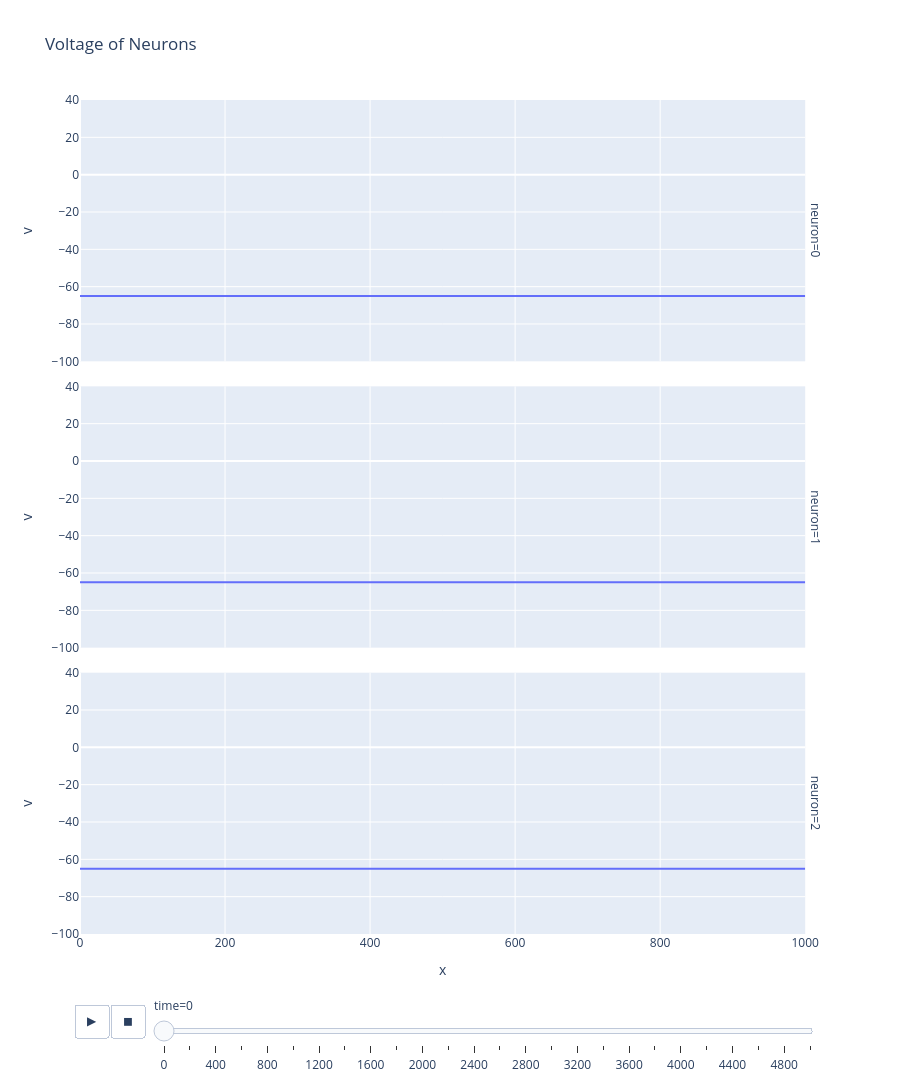

Notebook code for this chart:
### Code cell
fig = px.line(df, x="x", y="v", animation_frame="time", title="Voltage of Neurons", facet_row="neuron", range_y=[-100, 40])
fig.update_layout(height=1200)
fig.show()

### Figure 1 — Plotly figure (JSON) as saved in the notebook; plotly's stock layout.template omitted (floating-point values rounded to 4 significant figures)
{"data": [{"hovertemplate": "time=0<br>neuron=0<br>x=%{x}<br>v=%{y}<extra></extra>", "legendgroup": "", "line": {"color": "#636efa", "dash": "solid"}, "marker": {"symbol": "circle"}, "mode": "lines", "name": "", "orientation": "v", "showlegend": false, "type": "scatter", "x": [0.0, 20.0, 40.0, 60.0, 80.0, 100.0, 120.0, 140.0, 160.0, 180.0, 200.0, 220.0, 240.0, 260.0, 280.0, 300.0, 320.0, 340.0, 360.0, 380.0, 400.0, 420.0, 440.0, 460.0, 480.0, 500.0, 520.0, 540.0, 560.0, 580.0, 600.0, 620.0, 640.0, 660.0, 680.0, 700.0, 720.0, 740.0, 760.0, 780.0, 800.0, 820.0, 840.0, 860.0, 880.0, 900.0, 920.0, 940.0, 960.0, 980.0, 1000.0], "xaxis": "x3", "y": [-65.0, -65.0, -65.0, -65.0, -65.0, -65.0, -65.0, -65.0, -65.0, -65.0, -65.0, -65.0, -65.0, -65.0, -65.0, -65.0, -65.0, -65.0, -65.0, -65.0, -65.0, -65.0, -65.0, -65.0, -65.0, -65.0, -65.0, -65.0, -65.0, -65.0, -65.0, -65.0, -65.0, -65.0, -65.0, -65.0, -65.0, -65.0, -65.0, -65.0, -65.0, -65.0, -65.0, -65.0, -65.0, -65.0, -65.0, -65.0, -65.0, -65.0, -65.0], "yaxis": "y3"}, {"hovertemplate": "time=0<br>neuron=1<br>x=%{x}<br>v=%{y}<extra></extra>", "legendgroup": "", "line": {"color": "#636efa", "dash": "solid"}, "marker": {"symbol": "circle"}, "mode": "lines", "name": "", "orientation": "v", "showlegend": false, "type": "scatter", "x": [0.0, 20.0, 40.0, 60.0, 80.0, 100.0, 120.0, 140.0, 160.0, 180.0, 200.0, 220.0, 240.0, 260.0, 280.0, 300.0, 320.0, 340.0, 360.0, 380.0, 400.0, 420.0, 440.0, 460.0, 480.0, 500.0, 520.0, 540.0, 560.0, 580.0, 600.0, 620.0, 640.0, 660.0, 680.0, 700.0, 720.0, 740.0, 760.0, 780.0, 800.0, 820.0, 840.0, 860.0, 880.0, 900.0, 920.0, 940.0, 960.0, 980.0, 1000.0], "xaxis": "x2", "y": [-65.0, -65.0, -65.0, -65.0, -65.0, -65.0, -65.0, -65.0, -65.0, -65.0, -65.0, -65.0, -65.0, -65.0, -65.0, -65.0, -65.0, -65.0, -65.0, -65.0, -65.0, -65.0, -65.0, -65.0, -65.0, -65.0, -65.0, -65.0, -65.0, -65.0, -65.0, -65.0, -65.0, -65.0, -65.0, -65.0, -65.0, -65.0, -65.0, -65.0, -65.0, -65.0, -65.0, -65.0, -65.0, -65.0, -65.0, -65.0, -65.0, -65.0, -65.0], "yaxis": "y2"}, {"hovertemplate": "time=0<br>neuron=2<br>x=%{x}<br>v=%{y}<extra></extra>", "legendgroup": "", "line": {"color": "#636efa", "dash": "solid"}, "marker": {"symbol": "circle"}, "mode": "lines", "name": "", "orientation": "v", "showlegend": false, "type": "scatter", "x": [0.0, 20.0, 40.0, 60.0, 80.0, 100.0, 120.0, 140.0, 160.0, 180.0, 200.0, 220.0, 240.0, 260.0, 280.0, 300.0, 320.0, 340.0, 360.0, 380.0, 400.0, 420.0, 440.0, 460.0, 480.0, 500.0, 520.0, 540.0, 560.0, 580.0, 600.0, 620.0, 640.0, 660.0, 680.0, 700.0, 720.0, 740.0, 760.0, 780.0, 800.0, 820.0, 840.0, 860.0, 880.0, 900.0, 920.0, 940.0, 960.0, 980.0, 1000.0], "xaxis": "x", "y": [-65.0, -65.0, -65.0, -65.0, -65.0, -65.0, -65.0, -65.0, -65.0, -65.0, -65.0, -65.0, -65.0, -65.0, -65.0, -65.0, -65.0, -65.0, -65.0, -65.0, -65.0, -65.0, -65.0, -65.0, -65.0, -65.0, -65.0, -65.0, -65.0, -65.0, -65.0, -65.0, -65.0, -65.0, -65.0, -65.0, -65.0, -65.0, -65.0, -65.0, -65.0, -65.0, -65.0, -65.0, -65.0, -65.0, -65.0, -65.0, -65.0, -65.0, -65.0], "yaxis": "y"}], "layout": {"annotations": [{"font": {}, "showarrow": false, "text": "neuron=2", "textangle": 90, "x": 0.98, "xanchor": "left", "xref": "paper", "y": 0.1567, "yanchor": "middle", "yref": "paper"}, {"font": {}, "showarrow": false, "text": "neuron=1", "textangle": 90, "x": 0.98, "xanchor": "left", "xref": "paper", "y": 0.5, "yanchor": "middle", "yref": "paper"}, {"font": {}, "showarrow": false, "text": "neuron=0", "textangle": 90, "x": 0.98, "xanchor": "left", "xref": "paper", "y": 0.8433, "yanchor": "middle", "yref": "paper"}], "height": 1200, "legend": {"tracegroupgap": 0}, "sliders": [{"active": 0, "currentvalue": {"prefix": "time="}, "len": 0.9, "pad": {"b": 10, "t": 60}, "steps": [{"args": [["0"], {"frame": {"duration": 0, "redraw": false}, "fromcurrent": true, "mode": "immediate", "transition": {"duration": 0, "easing": "linear"}}], "label": "0", "method": "animate"}, {"args": [["200"], {"frame": {"duration": 0, "redraw": false}, "fromcurrent": true, "mode": "immediate", "transition": {"duration": 0, "easing": "linear"}}], "label": "200", "method": "animate"}, {"args": [["400"], {"frame": {"duration": 0, "redraw": false}, "fromcurrent": true, "mode": "immediate", "transition": {"duration": 0, "easing": "linear"}}], "label": "400", "method": "animate"}, {"args": [["600"], {"frame": {"duration": 0, "redraw": false}, "fromcurrent": true, "mode": "immediate", "transition": {"duration": 0, "easing": "linear"}}], "label": "600", "method": "animate"}, {"args": [["800"], {"frame": {"duration": 0, "redraw": false}, "fromcurrent": true, "mode": "immediate", "transition": {"duration": 0, "easing": "linear"}}], "label": "800", "method": "animate"}, {"args": [["1000"], {"frame": {"duration": 0, "redraw": false}, "fromcurrent": true, "mode": "immediate", "transition": {"duration": 0, "easing": "linear"}}], "label": "1000", "method": "animate"}, {"args": [["1200"], {"frame": {"duration": 0, "redraw": false}, "fromcurrent": true, "mode": "immediate", "transition": {"duration": 0, "easing": "linear"}}], "label": "1200", "method": "animate"}, {"args": [["1400"], {"frame": {"duration": 0, "redraw": false}, "fromcurrent": true, "mode": "immediate", "transition": {"duration": 0, "easing": "linear"}}], "label": "1400", "method": "animate"}, {"args": [["1600"], {"frame": {"duration": 0, "redraw": false}, "fromcurrent": true, "mode": "immediate", "transition": {"duration": 0, "easing": "linear"}}], "label": "1600", "method": "animate"}, {"args": [["1800"], {"frame": {"duration": 0, "redraw": false}, "fromcurrent": true, "mode": "immediate", "transition": {"duration": 0, "easing": "linear"}}], "label": "1800", "method": "animate"}, {"args": [["2000"], {"frame": {"duration": 0, "redraw": false}, "fromcurrent": true, "mode": "immediate", "transition": {"duration": 0, "easing": "linear"}}], "label": "2000", "method": "animate"}, {"args": [["2200"], {"frame": {"duration": 0, "redraw": false}, "fromcurrent": true, "mode": "immediate", "transition": {"duration": 0, "easing": "linear"}}], "label": "2200", "method": "animate"}, {"args": [["2400"], {"frame": {"duration": 0, "redraw": false}, "fromcurrent": true, "mode": "immediate", "transition": {"duration": 0, "easing": "linear"}}], "label": "2400", "method": "animate"}, {"args": [["2600"], {"frame": {"duration": 0, "redraw": false}, "fromcurrent": true, "mode": "immediate", "transition": {"duration": 0, "easing": "linear"}}], "label": "2600", "method": "animate"}, {"args": [["2800"], {"frame": {"duration": 0, "redraw": false}, "fromcurrent": true, "mode": "immediate", "transition": {"duration": 0, "easing": "linear"}}], "label": "2800", "method": "animate"}, {"args": [["3000"], {"frame": {"duration": 0, "redraw": false}, "fromcurrent": true, "mode": "immediate", "transition": {"duration": 0, "easing": "linear"}}], "label": "3000", "method": "animate"}, {"args": [["3200"], {"frame": {"duration": 0, "redraw": false}, "fromcurrent": true, "mode": "immediate", "transition": {"duration": 0, "easing": "linear"}}], "label": "3200", "method": "animate"}, {"args": [["3400"], {"frame": {"duration": 0, "redraw": false}, "fromcurrent": true, "mode": "immediate", "transition": {"duration": 0, "easing": "linear"}}], "label": "3400", "method": "animate"}, {"args": [["3600"], {"frame": {"duration": 0, "redraw": false}, "fromcurrent": true, "mode": "immediate", "transition": {"duration": 0, "easing": "linear"}}], "label": "3600", "method": "animate"}, {"args": [["3800"], {"frame": {"duration": 0, "redraw": false}, "fromcurrent": true, "mode": "immediate", "transition": {"duration": 0, "easing": "linear"}}], "label": "3800", "method": "animate"}, {"args": [["4000"], {"frame": {"duration": 0, "redraw": false}, "fromcurrent": true, "mode": "immediate", "transition": {"duration": 0, "easing": "linear"}}], "label": "4000", "method": "animate"}, {"args": [["4200"], {"frame": {"duration": 0, "redraw": false}, "fromcurrent": true, "mode": "immediate", "transition": {"duration": 0, "easing": "linear"}}], "label": "4200", "method": "animate"}, {"args": [["4400"], {"frame": {"duration": 0, "redraw": false}, "fromcurrent": true, "mode": "immediate", "transition": {"duration": 0, "easing": "linear"}}], "label": "4400", "method": "animate"}, {"args": [["4600"], {"frame": {"duration": 0, "redraw": false}, "fromcurrent": true, "mode": "immediate", "transition": {"duration": 0, "easing": "linear"}}], "label": "4600", "method": "animate"}, {"args": [["4800"], {"frame": {"duration": 0, "redraw": false}, "fromcurrent": true, "mode": "immediate", "transition": {"duration": 0, "easing": "linear"}}], "label": "4800", "method": "animate"}, {"args": [["5000"], {"frame": {"duration": 0, "redraw": false}, "fromcurrent": true, "mode": "immediate", "transition": {"duration": 0, "easing": "linear"}}], "label": "5000", "method": "animate"}], "x": 0.1, "xanchor": "left", "y": 0, "yanchor": "top"}], "title": {"text": "Voltage of Neurons"}, "updatemenus": [{"buttons": [{"args": [null, {"frame": {"duration": 500, "redraw": false}, "fromcurrent": true, "mode": "immediate", "transition": {"duration": 500, "easing": "linear"}}], "label": "&#9654;", "method": "animate"}, {"args": [[null], {"frame": {"duration": 0, "redraw": false}, "fromcurrent": true, "mode": "immediate", "transition": {"duration": 0, "easing": "linear"}}], "label": "&#9724;", "method": "animate"}], "direction": "left", "pad": {"r": 10, "t": 70}, "showactive": false, "type": "buttons", "x": 0.1, "xanchor": "right", "y": 0, "yanchor": "top"}], "xaxis": {"anchor": "y", "domain": [0, 0.98], "title": {"text": "x"}}, "xaxis2": {"anchor": "y2", "domain": [0, 0.98], "matches": "x", "showticklabels": false}, "xaxis3": {"anchor": "y3", "domain": [0, 0.98], "matches": "x", "showticklabels": false}, "yaxis": {"anchor": "x", "domain": [0, 0.3133], "range": [-100, 40], "title": {"text": "v"}}, "yaxis2": {"anchor": "x2", "domain": [0.3433, 0.6567], "matches": "y", "range": [-100, 40], "title": {"text": "v"}}, "yaxis3": {"anchor": "x3", "domain": [0.6867, 1.0], "matches": "y", "range": [-100, 40], "title": {"text": "v"}}}}
